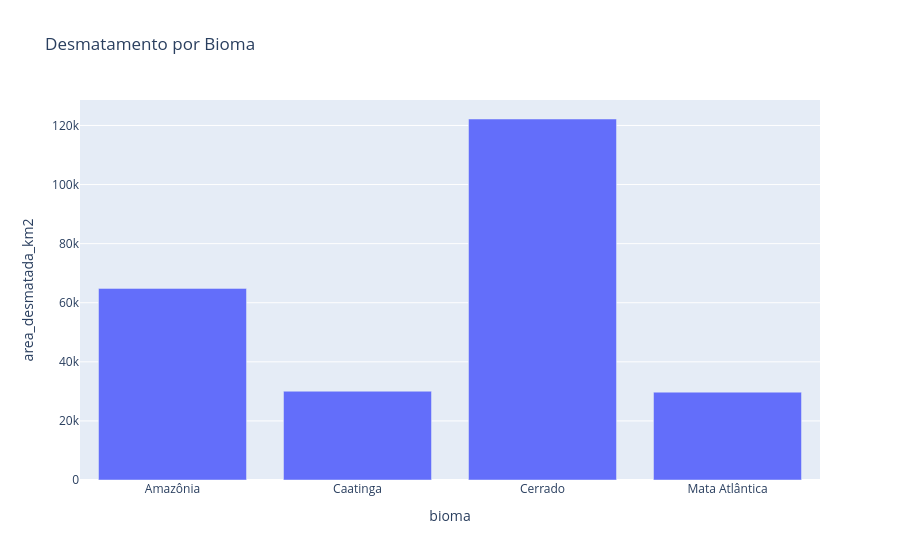

The cell this chart's notebook holds for it:
### Code cell
df_bioma = df.groupby('bioma')['area_desmatada_km2'].sum().reset_index()
fig = px.bar(df_bioma, x='bioma', y='area_desmatada_km2', title='Desmatamento por Bioma')
fig.show()

### Figure 1 — Plotly figure (JSON) as saved in the notebook; plotly's stock layout.template omitted (floating-point values rounded to 4 significant figures)
{"data": [{"hovertemplate": "bioma=%{x}<br>area_desmatada_km2=%{y}<extra></extra>", "legendgroup": "", "marker": {"color": "#636efa", "pattern": {"shape": ""}}, "name": "", "orientation": "v", "showlegend": false, "textposition": "auto", "type": "bar", "x": ["Amazônia", "Caatinga", "Cerrado", "Mata Atlântica"], "xaxis": "x", "y": [64850.0, 30050.0, 122200.0, 29730.0], "yaxis": "y"}], "layout": {"barmode": "relative", "legend": {"tracegroupgap": 0}, "title": {"text": "Desmatamento por Bioma"}, "xaxis": {"anchor": "y", "domain": [0, 1], "title": {"text": "bioma"}}, "yaxis": {"anchor": "x", "domain": [0, 1], "title": {"text": "area_desmatada_km2"}}}}
